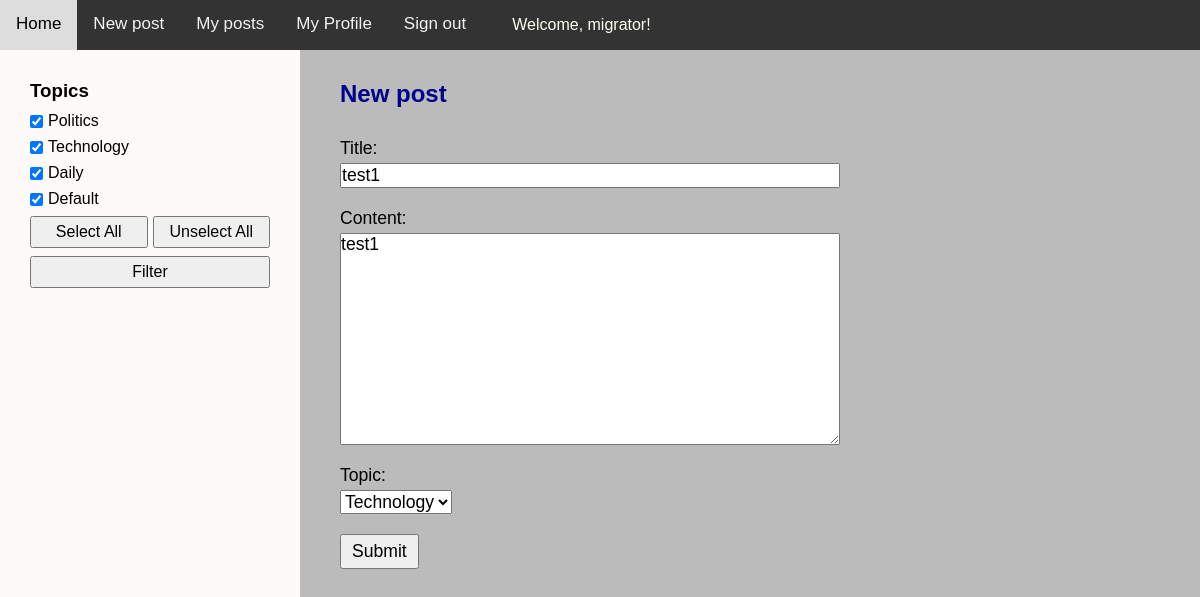
Screenshot of /post/19/edit/ (signed in) with the database file from the repository.
### app/models.py (models this page shows, shortened)
class Post(models.Model):
    TOPICS = [
        ("Politics", "Politics"),
        ("Technology", "Technology"),
        ("Daily", "Daily"),
        ("Default", "Default"),
    ]
    title = models.CharField(max_length=40)
    author = models.ForeignKey(User, on_delete=models.CASCADE)
    topic = models.CharField(max_length=20, choices=TOPICS, default="Default")
    content = models.TextField()
    date_posted = models.DateTimeField(default=timezone.now)

### app/views.py (the view)
# urls.py: path("post/<int:pk>/edit/", views.post_create_update, name="post-update"),
@login_required
def post_create_update(request, pk=None):
    if pk:
        post = get_object_or_404(Post, pk=pk)
        if post.author != request.user:
            return HttpResponseForbidden("You are not allowed to edit this post.")
    else:
        post = None
    if request.method == "POST":
        form = PostForm(request.POST, instance=post)
        if form.is_valid():
            new_post = form.save(commit=False)
            new_post.author = request.user
            new_post.save()
            return redirect("home")
    else:
        form = PostForm(instance=post)
    context = {"topics": TOPICS, "selected_topics": TOPICS, "form": form}
    return render(request, "app/post_form.html", context)

### app/forms.py
class PostForm(ModelForm):
    class Meta:
        model = Post
        fields = ["title", "content", "topic"]

### app/templates/app/post_form.html (shortened to what this page needs)
{% extends "app/template.html" %}
{% block content %}
<h2>New post</h2>
<form class="post-form" action="" method="POST">
    {{form.as_p}}
    <button type="submit">Submit</button>
</form>
{% endblock content %}

### app/templates/app/template.html (shortened to what this page needs)
{% load static %}
<!DOCTYPE html>
<html>
<head>
    <link rel="stylesheet" type="text/css" href="{% static 'app/styles.css' %}">
</head>
<body>
    <nav class="topnav">
        <a class="active" href="{% url 'home' %}">Home</a>
        {% if user.is_authenticated %}
        <a href="{% url 'post-create' %}">New post</a>
        <a href="{% url 'my-post' %}">My posts</a>
        <a href="{% url 'profile' %}">My Profile</a>
        <a href="{% url 'signout' %}">Sign out</a>
        <p>Welcome, {{ user.username }}!</p>
        {% else %}
        <a href="{% url 'signin' %}">Sign in</a>
        <a href="{% url 'register' %}">Register</a>
        <p>Hello, guest!</p>
        {% endif %}
    </nav>
    <div class="ctn-l">
        <h3>Topics</h3>
        <form method="get" id="topics-form">
            {% for topic in topics %}
            <label class="topic-label">
                <input {% if topic in selected_topics %}checked{% endif %} type="checkbox" name="topics"
                    value="{{ topic }}">
                {{ topic }}
            </label>
            {% endfor %}
            {% if topics %}
            <div class="ctn-btn">
                <button type="button" onclick="selectAll()">Select All</button>
                <button type="button" onclick="unselectAll()">Unselect All</button>
            </div>
            <button type="submit">Filter</button>
            {% endif %}
        </form>
    </div>
    <div class="ctn-r">
        {% block content %}{% endblock %}
    </div>
</body>
</html>

### app/static/app/styles.css (style rules this page uses)
* { margin: 0; padding: 0; box-sizing: border-box; font-family: Arial, Helvetica, sans-serif; }
body { display: grid; grid-template-areas: "topnav topnav" "left right"; grid-template-rows: 50px 1fr; grid-template-columns: 300px 1fr; height: 100vh; }
button { font-size: 1em; padding: 5px 10px; }
.ctn-btn { display: grid; gap: 5px; grid-template-columns: repeat(auto-fit, minmax(0, 1fr)); }
h2 { margin-bottom: 30px; color: darkblue }
.ctn-r { grid-area: right; overflow-y: auto; min-height: 0; background-color: #bbb; padding: 30px 40px; }

### app/static/app/nav.css (style rules this page uses)
.topnav { grid-area: topnav; display: flex; overflow: hidden; background-color: #333; color: white; width: 100%; }
.topnav a { float: left; color: #f2f2f2; text-align: center; padding: 14px 16px; text-decoration: none; font-size: 17px; }
.topnav p { color: ivory; margin: auto 30px; }

### app/static/app/ctn-l.css (style rules this page uses)
.ctn-l { grid-area: left; background-color: snow; padding: 30px; }
#topics-form { display: flex; flex-direction: column; gap: 8px; margin-top: 10px; }
.topic-label { display: flex; align-items: center; gap: 5px; }

### app/static/app/post-form.css (style rules this page uses)
.post-form { font-size: 1.1em; width: 500px; }
.post-form p { margin-bottom: 20px; }
.post-form p label { display: block; margin-bottom: 4px; }
.post-form p input, .post-form p textarea { display: block; width: 100%; font-size: 1em; }
.post-form p select { font-size: 1em; }

### rows the page displays
Post: title "test1", content "test1", topic "Technology"

### other values shown
{{ user.username }} "migrator"
{{ topic }} "Politics" "Technology" "Daily" "Default"
